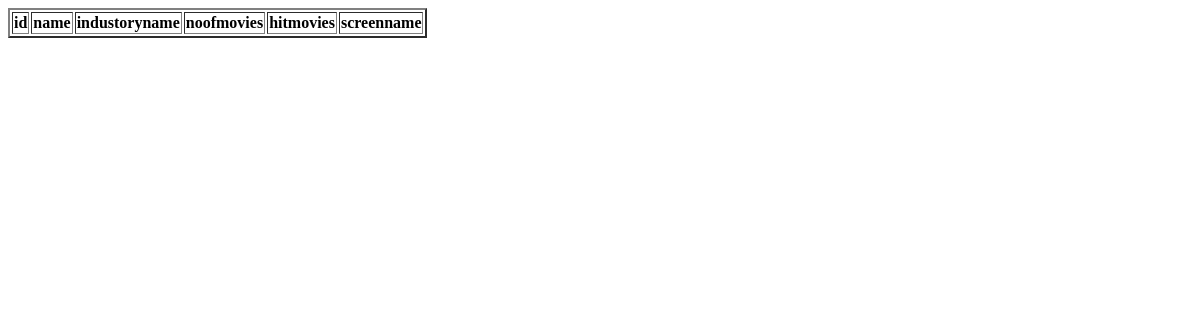
The page /rc/ on the database as committed earlier.
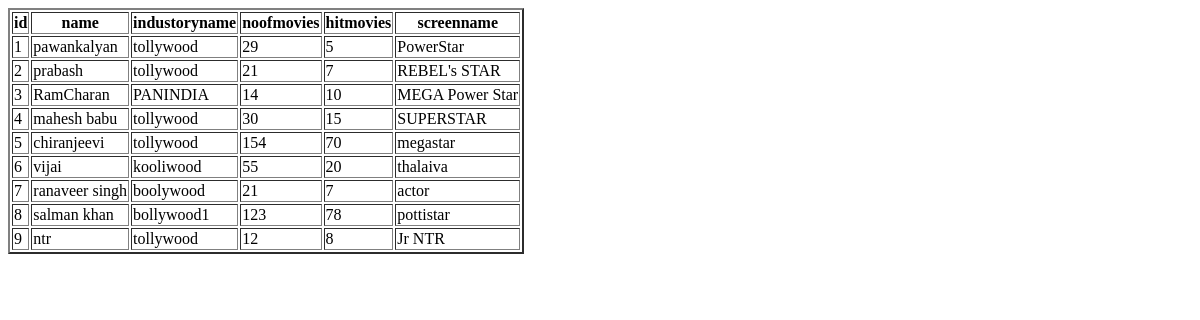
The same page on the database as committed later.
### ormapp/models.py (models this page shows)
class Actors(models.Model):
    name = models.CharField(max_length=100)
    industoryname = models.CharField(max_length=125)
    noofmovies = models.IntegerField()
    hitmovies = models.IntegerField()
    screenname = models.CharField(max_length=100)

### ormapp/views.py (the view)
# urls.py: path("rc/",v5.retrieve_view),
def retrieve_view(request):
    qs =Actors.objects.all()
    return render(request,"actors.html",{"actors":qs})

### templates/ormgit/actors.html (shortened to what this page needs)
<!DOCTYPE html>
<html lang="en">
<head>
</head>
<body>
<table border="2">
    <thead>
    <th>id</th>
     <th>name</th>
     <th>industoryname</th>
     <th>noofmovies</th>
     <th>hitmovies</th>
     <th>screenname</th>
    </thead>
{% for a in actors%}
<tr>
    <td>{{a.id}}</td>
    <td>{{a.name}}</td>
    <td>{{a.industoryname}}</td>
    <td>{{a.noofmovies}}</td>
    <td>{{a.hitmovies}}</td>
    <td>{{a.screenname}}</td>
</tr>
{%endfor%}
</table>
</body>
</html>

Rows that differ between the two databases and show on the page:
added Actors: id "1", name "pawankalyan", industoryname "tollywood", noofmovies "29", hitmovies "5", screenname "PowerStar"
added Actors: id "2", name "prabash", industoryname "tollywood", noofmovies "21", hitmovies "7", screenname "REBEL's STAR"
added Actors: id "3", name "RamCharan", industoryname "PANINDIA", noofmovies "14", hitmovies "10", screenname "MEGA Power Star"
added Actors: id "4", name "mahesh babu", industoryname "tollywood", noofmovies "30", hitmovies "15", screenname "SUPERSTAR"
added Actors: id "5", name "chiranjeevi", industoryname "tollywood", noofmovies "154", hitmovies "70", screenname "megastar"
added Actors: id "6", name "vijai", industoryname "kooliwood", noofmovies "55", hitmovies "20", screenname "thalaiva"
added Actors: id "7", name "ranaveer singh", industoryname "boolywood", noofmovies "21", hitmovies "7", screenname "actor"
added Actors: id "8", name "salman khan", industoryname "bollywood1", noofmovies "123", hitmovies "78", screenname "pottistar"
added Actors: id "9", name "ntr", industoryname "tollywood", noofmovies "12", hitmovies "8", screenname "Jr NTR"
